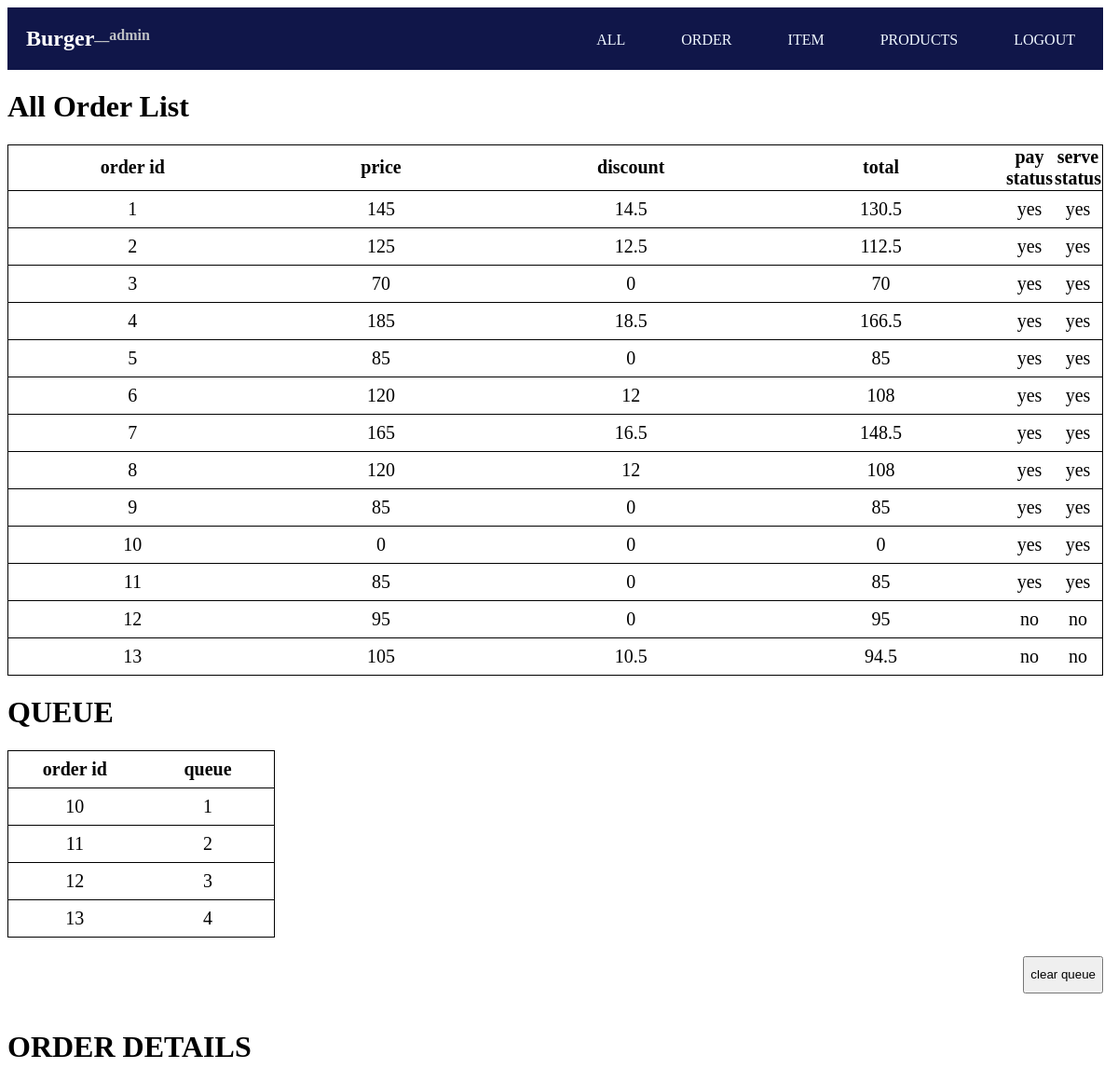
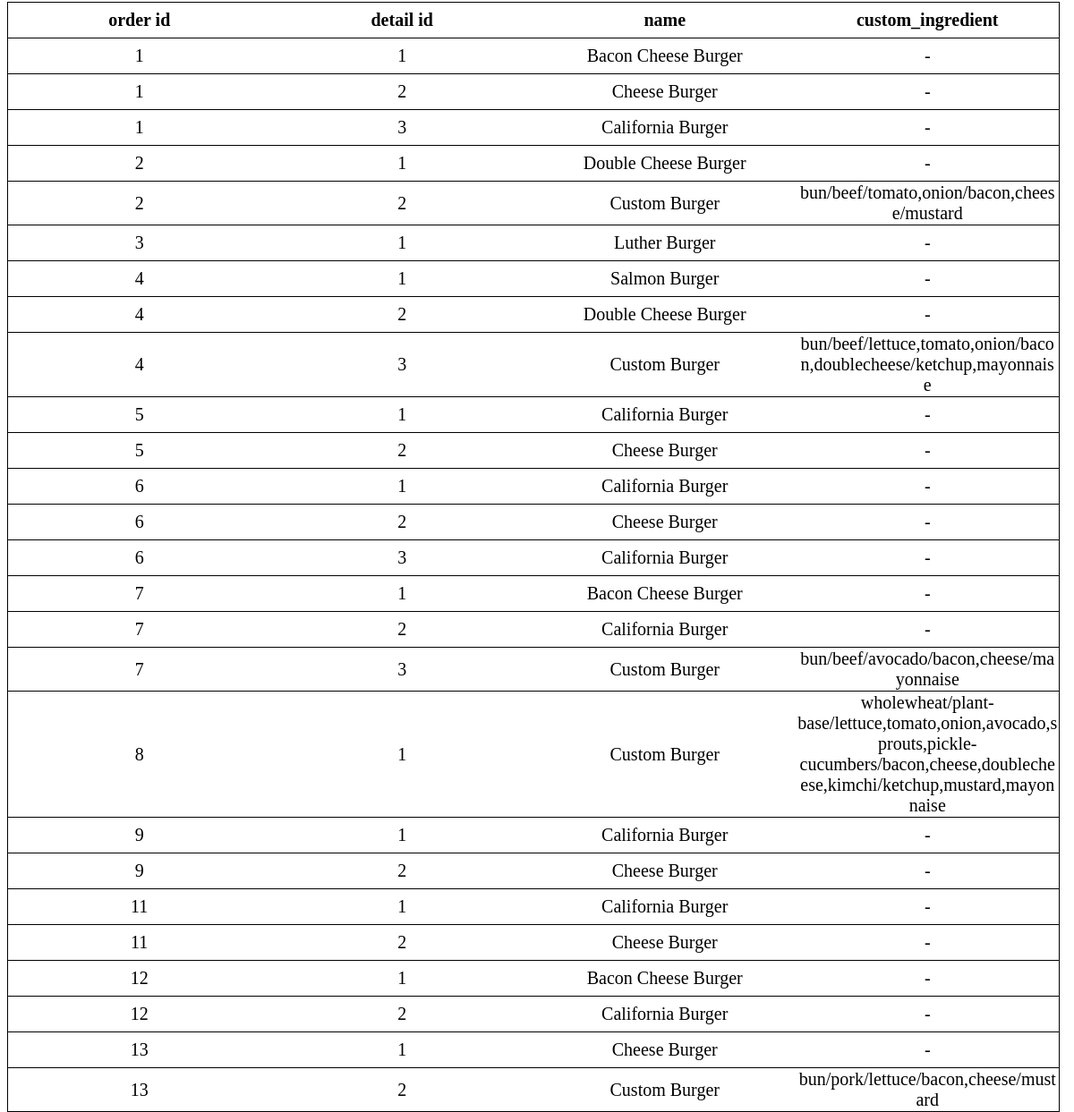
The app's page /admin.php (signed in) with its own data (2 pictures, top to bottom).
### tables this page shows
CREATE TABLE `order_list` (
  `order_id` int(11) NOT NULL,
  `price` double NOT NULL,
  `discount` double NOT NULL,
  `total` double NOT NULL,
  `pay_status` int(2) NOT NULL,
  `serve_status` int(2) NOT NULL
);

CREATE TABLE `queue` (
  `queue` int(11) NOT NULL,
  `id` int(11) NOT NULL
);

CREATE TABLE `order_details` (
  `order_id` int(11) NOT NULL,
  `detail_id` int(11) NOT NULL,
  `name` varchar(255) NOT NULL,
  `custom_ingredient` varchar(255) NOT NULL
);

### admin.php (the view, shortened to what this page needs)
<?php
    include 'connection.php';
?>
<!DOCTYPE html>
<html lang="en">
<head>
    <link rel="stylesheet" href="admincss.css">
    <link rel="stylesheet" href="https://cdn.datatables.net/2.0.3/css/dataTables.dataTables.min.css">
</head>
<body>
    <nav>
        <div class="namenav">
            <h2>Burger</h2>
        </div>
        <div class="namenav2">
            <h4>__</h4>
            <h4>admin</h4>
        </div>
        <nav class="menu">
            <ul>
                <li><a href="admin.php">ALL</a></li>
                <li><a href="admin_order.php">ORDER</a></li>
                <li><a href="admin_ingredient.php">ITEM</a></li>
                <li><a href="admin_products.php">PRODUCTS</a></li>
                <li><a href="logout.php" id="logout-bot">LOGOUT</a></li>
            </ul>
        </nav>
    </nav>
    <h1>All Order List</h1>
    <table id="myTable">
        <thead>
            <th>order id</th>
            <th>price</th>
            <th>discount</th>
            <th>total</th>
            <th>pay status</th>
            <th>serve status</th>
        </thead>
        <?php
        $product_array = $conn->query("SELECT * FROM order_list");
        while ($row = $product_array->fetch_assoc()) {
        ?>
            <tr>
                <td> <?php echo $row['order_id'] ?> </td>
                <td> <?php echo $row['price'] ?> </td>
                <td> <?php echo $row['discount'] ?> </td>
                <td> <?php echo $row['total'] ?> </td>
                <td>
                    <?php
                    if ($row['pay_status'] == 0) {
                        echo "no";
                    } else {
                        echo "yes";
                    } ?>
                </td>
                <td>
                    <?php
                    if ($row['serve_status'] == 0) {
                        echo "no";
                    } else {
                        echo "yes";
                    } ?>
                </td>
            </tr>
        <?php
        }
        ?>
    </table>
    <h1>QUEUE</h1>
    <table id="myTable2">
        <thead>
            <th>order id</th>
            <th>queue</th>
        </thead>
        <?php
        $product_array = $conn->query("SELECT * FROM queue");
        while ($row = $product_array->fetch_assoc()) {
        ?>
            <tr>
                <td> <?php echo $row['id'] ?> </td>
                <td> <?php echo $row['queue'] ?> </td>
            </tr>
        <?php
        }
        ?>
    </table>
    <div id="clrq">
        <form action="#" method="post">
            <button type="submit" name="cq" class="cq">clear queue</button>
        </form>
    </div>
    <br>
    <h1>ORDER DETAILS</h1>
    <table id="myTable3">
        <thead>
            <th>order id</th>
            <th>detail id</th>
            <th>name</th>
            <th>custom_ingredient</th>
        </thead>
        <?php
        $product_array = $conn->query("SELECT * FROM order_details");
        while ($row = $product_array->fetch_assoc()) {
        ?>
            <tr>
                <td> <?php echo $row['order_id'] ?> </td>
                <td> <?php echo $row['detail_id'] ?> </td>
                <td> <?php echo $row['name'] ?> </td>
                <td> <?php echo $row['custom_ingredient'] ?> </td>
            </tr>
        <?php
        }
        ?>
    </table>
</body>
</html>

### admincss.css (style rules this page uses)
body { width: 98vw; height: 100vh; background-color: rgb(255, 255, 255); }
nav { background-color: rgb(16, 22, 73); width: 100%; height: auto; display: flex; justify-content: flex-end; }
.namenav { color: white; display: flex; padding-left: 20px; }
.namenav2 { display: flex; color: rgb(189, 192, 196); }
ul { padding-top: 10px; display: flex; }
ul li { list-style: none; }
ul li a { text-decoration: none; color: aliceblue; padding: 15px 30px; transition: 200ms; }
#logout-bot { text-decoration: none; color: aliceblue; padding: 15px 30px; transition: 200ms; }
td, th { font-size: 20px; overflow-wrap: break-word; }
tr { border: 1px solid black; height: 40px; }
table,td,tr,th { text-align: center; border-collapse: collapse; }
thead th { justify-content: end; }
.cq { height: 40px; }
#clrq { margin-top: 20px; width: 100%; height: auto; display: flex; justify-content: flex-end; }
#myTable3 { table-layout: fixed; width: 100%; }
#myTable3 th, table td { width: 25% }

### records on screen
order_list: order_id "1", price "145", discount "14.5", total "130.5", pay_status "yes", serve_status "yes"
order_list: order_id "2", price "125", discount "12.5", total "112.5", pay_status "yes", serve_status "yes"
order_list: order_id "3", price "70", discount "0", total "70", pay_status "yes", serve_status "yes"
order_list: order_id "4", price "185", discount "18.5", total "166.5", pay_status "yes", serve_status "yes"
order_list: order_id "5", price "85", discount "0", total "85", pay_status "yes", serve_status "yes"
order_list: order_id "6", price "120", discount "12", total "108", pay_status "yes", serve_status "yes"
order_list: order_id "7", price "165", discount "16.5", total "148.5", pay_status "yes", serve_status "yes"
order_list: order_id "8", price "120", discount "12", total "108", pay_status "yes", serve_status "yes"
order_list: order_id "9", price "85", discount "0", total "85", pay_status "yes", serve_status "yes"
order_list: order_id "10", price "0", discount "0", total "0", pay_status "yes", serve_status "yes"
order_list: order_id "11", price "85", discount "0", total "85", pay_status "yes", serve_status "yes"
order_list: order_id "12", price "95", discount "0", total "95", pay_status "no", serve_status "no"
order_list: order_id "13", price "105", discount "10.5", total "94.5", pay_status "no", serve_status "no"
queue: id "10", queue "1"
queue: id "11", queue "2"
queue: id "12", queue "3"
queue: id "13", queue "4"
order_details: order "1", detail "1", name "Bacon Cheese Burger", custom_ingredient "-"
order_details: order "1", detail "2", name "Cheese Burger", custom_ingredient "-"
order_details: order "1", detail "3", name "California Burger", custom_ingredient "-"
order_details: order "2", detail "1", name "Double Cheese Burger", custom_ingredient "-"
order_details: order "2", detail "2", name "Custom Burger", custom_ingredient "bun/beef/tomato,onion/bacon,cheese/mustard"
order_details: order "3", detail "1", name "Luther Burger", custom_ingredient "-"
order_details: order "4", detail "1", name "Salmon Burger", custom_ingredient "-"
order_details: order "4", detail "2", name "Double Cheese Burger", custom_ingredient "-"
order_details: order "4", detail "3", name "Custom Burger", custom_ingredient "bun/beef/lettuce,tomato,onion/bacon,doublecheese/ketchup,mayonnaise"
order_details: order "5", detail "1", name "California Burger", custom_ingredient "-"
order_details: order "5", detail "2", name "Cheese Burger", custom_ingredient "-"
order_details: order "6", detail "1", name "California Burger", custom_ingredient "-"
order_details: order "6", detail "2", name "Cheese Burger", custom_ingredient "-"
order_details: order "6", detail "3", name "California Burger", custom_ingredient "-"
order_details: order "7", detail "1", name "Bacon Cheese Burger", custom_ingredient "-"
order_details: order "7", detail "2", name "California Burger", custom_ingredient "-"
order_details: order "7", detail "3", name "Custom Burger", custom_ingredient "bun/beef/avocado/bacon,cheese/mayonnaise"
order_details: order "8", detail "1", name "Custom Burger", custom_ingredient "wholewheat/plant-base/lettuce,tomato,onion,avocado,sprouts,pickle-cucumbers/bacon,cheese,doublecheese,kimchi/ketchup,mustard,mayonnaise"
order_details: order "9", detail "1", name "California Burger", custom_ingredient "-"
order_details: order "9", detail "2", name "Cheese Burger", custom_ingredient "-"
order_details: order "11", detail "1", name "California Burger", custom_ingredient "-"
order_details: order "11", detail "2", name "Cheese Burger", custom_ingredient "-"
order_details: order "12", detail "1", name "Bacon Cheese Burger", custom_ingredient "-"
order_details: order "12", detail "2", name "California Burger", custom_ingredient "-"
order_details: order "13", detail "1", name "Cheese Burger", custom_ingredient "-"
order_details: order "13", detail "2", name "Custom Burger", custom_ingredient "bun/pork/lettuce/bacon,cheese/mustard"
